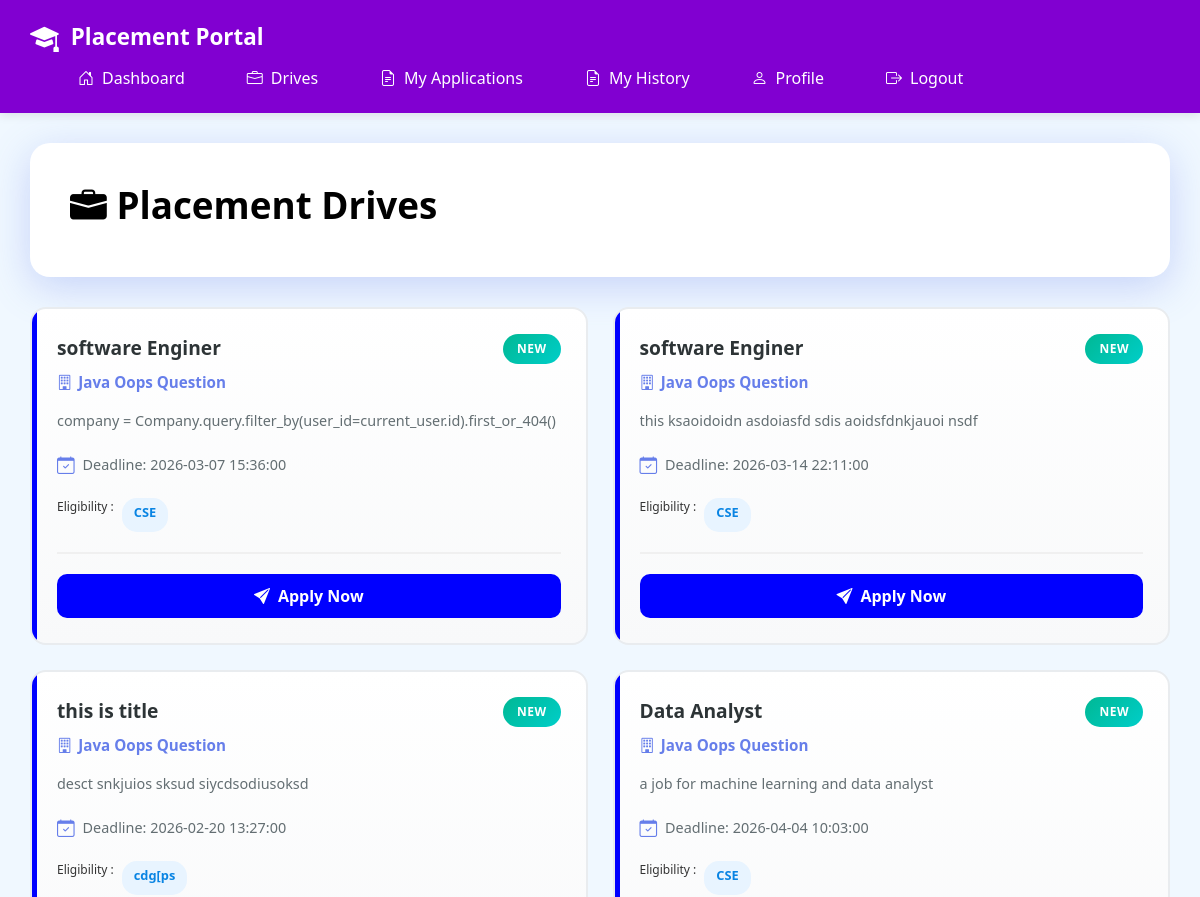
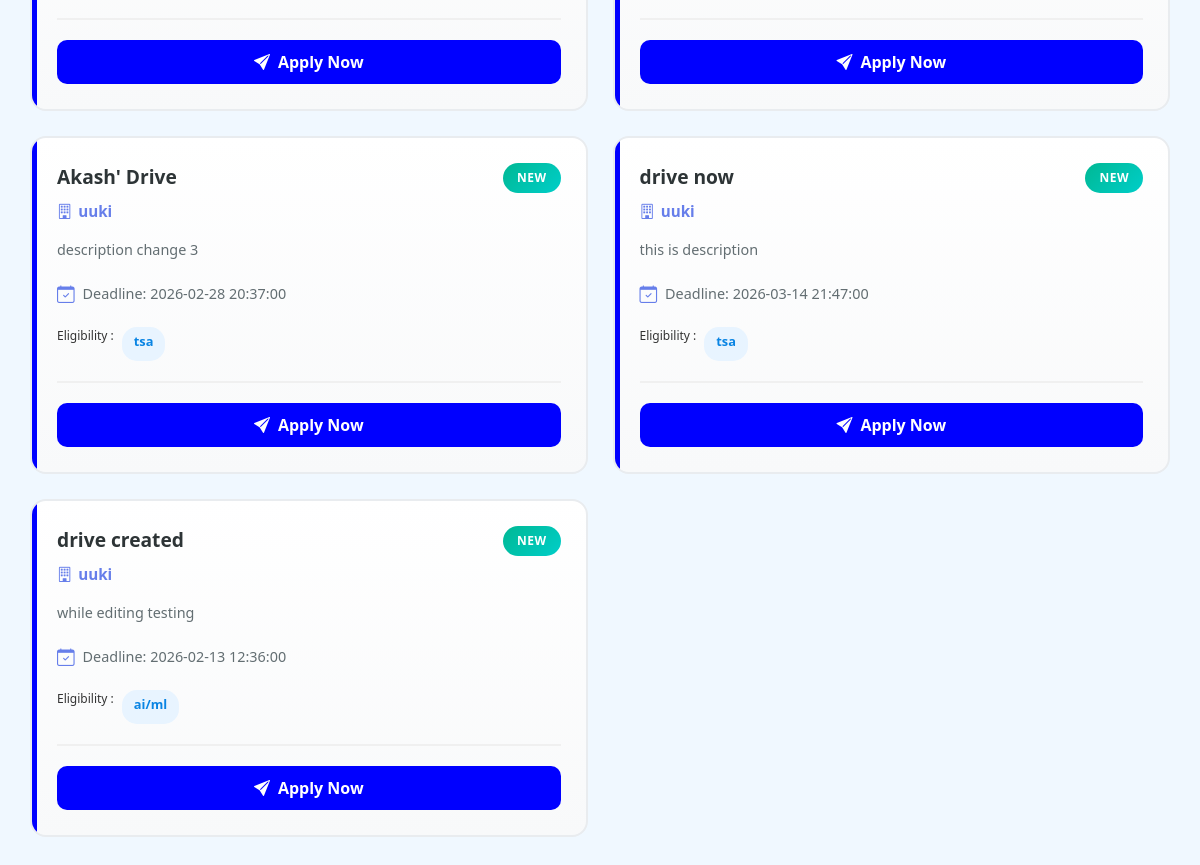
Screenshot of /student/drive (signed in) with the database file from the repository (2 pictures, top to bottom).
### portal/models.py (models this page shows)
class Drive(db.Model,UserMixin):
    __tablename__ = 'placement_drives'
    id = db.Column(db.Integer , primary_key = True)
    company_id = db.Column(db.Integer,db.ForeignKey('companies.id') , nullable = False)
    job_title = db.Column(db.String(100), nullable = False)
    description = db.Column(db.String(200), nullable = False)
    eligibility = db.Column(db.String(100), nullable = False)
    deadline = db.Column(db.DateTime, nullable = False)
    status = db.Column(db.String(20), nullable = False,default ='APPROVED') #APPROVED,PENDING,CLOSED
    company = db.relationship('Company' , backref = 'companies')

class Company(db.Model,UserMixin):
    __tablename__ = 'companies'
    id = db.Column(db.Integer , primary_key = True)
    user_id = db.Column(db.Integer,db.ForeignKey('users.id'),nullable = False)
    company_name = db.Column(db.String(100) , unique = True, nullable = False)
    hr_contact = db.Column(db.String(20) , unique = True)
    website = db.Column(db.String(200))
    approval_status = db.Column(db.String(20) , default = 'APPROVED') #APPROVED , PENDING , REJECTED
    is_blacklisted = db.Column(db.Boolean , default = False)

### app.py (the view)
@app.route("/student/drive")
@login_required
def student_drive():
    drive = Drive.query.filter(Drive.status == 'APPROVED').all()
    return render_template('student/student_drive.html' , drive = drive)

### app.py (called while the page is built)
@login_manager.user_loader
def load_user(user_id):
    return User.query.get(int(user_id))

### templates/student/student_drive.html (shortened to what this page needs)
{% extends "student/student_base.html" %}
{% block content %}
<div class="main-co">
    <div class="header">
        <h1><i class="bi bi-briefcase-fill"></i> Placement Drives</h1>
    </div>
    <div class="drives">
        {% for d in drive %}
        <div class="drive">
            <div class="drive-h">
                <div>
                    <div class="drive-t">{{d.job_title}}</div>
                    <div class="c-name">
                        <i class="bi bi-building"></i>
                        {{d.company.company_name}}
                    </div>
                </div>
                <span class="drive-b badge-new">New</span>
            </div>
            <p class="drive-description">
                {{d.description}}
            </p>
            <div class="drive-m">
                <div class="meta-i">
                    <i class="bi bi-calendar-check"></i>
                    <span>Deadline: {{d.deadline}}</span>
                </div>
            </div>
            <div class="drive-tags">
                <p style="font-size: 12px;">Eligibility : </p><span class="tag">{{d.eligibility}}</span>
            </div>
            <div class="drive-f">
                <a class="btn-apply" href="{{url_for('student_apply',drive_id=d.id)}}">
                    <button class="btn-apply">
                        <i class="bi bi-send-fill"></i>
                        Apply Now
                    </button>
                </a>
            </div>
        </div>
        {% endfor %}
    </div>
</div>
{% endblock %}

### templates/student/student_base.html (style rules this page uses)
* { margin: 0; padding: 0; box-sizing: border-box; }
body { font-family: 'Segoe UI', Tahoma, Geneva, Verdana, sans-serif; background: aliceblue; color: #333; }
.main-co { max-width: 1200px; margin: 30px auto; padding: 0 30px; }
.header { background-color: white; color: black; padding: 30px 40px; border-radius: 15px; margin-bottom: 30px; box-shadow: 0 10px 30px rgba(102, 126, 234, 0.3); }
.header h1 { font-size: 2rem; margin-bottom: 8px; font-weight: 700; }
.drives { display: grid; grid-template-columns: repeat(auto-fill, minmax(380px, 1fr)); gap: 25px; }
.drive { background: linear-gradient(to bottom, #ffffff 0%, #f8f9fa 100%); border-radius: 16px; padding: 25px; border: 2px solid #e9ecef; transition: all 0.3s ease; cursor: pointer; position: relative; overflow: hidden; }
.drive::before { content: ''; position: absolute; top: 0; left: 0; width: 5px; height: 100%; background-color: blue; }
.drive-h { display: flex; justify-content: space-between; align-items: start; margin-bottom: 15px; }
.drive-t { font-size: 1.2rem; font-weight: 700; color: #2d3436; margin-bottom: 8px; }
.c-name { color: #667eea; font-size: 0.95rem; font-weight: 600; display: flex; align-items: center; gap: 6px; }
.drive-b { padding: 6px 14px; border-radius: 20px; font-size: 0.75rem; font-weight: 700; text-transform: uppercase; letter-spacing: 0.5px; white-space: nowrap; }
.badge-new { background: linear-gradient(135deg, #00b894 0%, #00cec9 100%); color: white; }

### templates/student/student_drive.html (style rules this page uses)
.header { background-color: white; color: black; padding: 40px; border-radius: 20px; margin-bottom: 30px; box-shadow: 0 10px 40px rgba(102, 126, 234, 0.3); }
.header h1 { font-size: 2.3rem; margin-bottom: 10px; font-weight: 800; }
a { text-decoration: none; }
.drive-description { color: #636e72; font-size: 0.9rem; line-height: 1.6; margin: 15px 0; display: -webkit-box; -webkit-box-orient: vertical; overflow: hidden; }
.drive-m { display: grid; grid-template-columns: repeat(2, 1fr); gap: 12px; margin: 20px 0; }
.meta-i { display: flex; align-items: center; gap: 8px; font-size: 0.9rem; color: #636e72; }
.meta-i i { color: #667eea; font-size: 1.1rem; }
.drive-tags { display: flex; flex-wrap: wrap; gap: 8px; margin: 15px 0; }
.tag { background: #e8f4ff; color: #0984e3; padding: 5px 12px; border-radius: 15px; font-size: 0.8rem; font-weight: 600; }
.drive-f { display: flex; gap: 12px; margin-top: 20px; padding-top: 20px; border-top: 2px solid #f0f0f0; }
.btn-apply { flex: 1; background-color: blue; color: white; padding: 5px 20px; border-radius: 10px; border: none; font-weight: 600; cursor: pointer; transition: all 0.3s ease; display: flex; align-items: center; justify-content: center; gap: 8px; }

### rows the page displays
Drive: job_title "software Enginer", company.company_name "Java Oops Question", description "company = Company.query.filter_by(user_id=current_user.id).first_or_404()", deadline "2026-03-07 15:36:00", eligibility "CSE"
Drive: job_title "software Enginer", company.company_name "Java Oops Question", description "this ksaoidoidn asdoiasfd sdis aoidsfdnkjauoi nsdf", deadline "2026-03-14 22:11:00", eligibility "CSE"
Drive: job_title "this is title", company.company_name "Java Oops Question", description "desct snkjuios sksud siycdsodiusoksd", deadline "2026-02-20 13:27:00", eligibility "cdg[ps"
Drive: job_title "Data Analyst", company.company_name "Java Oops Question", description "a job for machine learning and data analyst", deadline "2026-04-04 10:03:00", eligibility "CSE"
Drive: job_title "Akash' Drive", company.company_name "uuki", description "description change 3", deadline "2026-02-28 20:37:00", eligibility "tsa"
Drive: job_title "drive now", company.company_name "uuki", description "this is description", deadline "2026-03-14 21:47:00", eligibility "tsa"
Drive: job_title "drive created", company.company_name "uuki", description "while editing testing", deadline "2026-02-13 12:36:00", eligibility "ai/ml"
